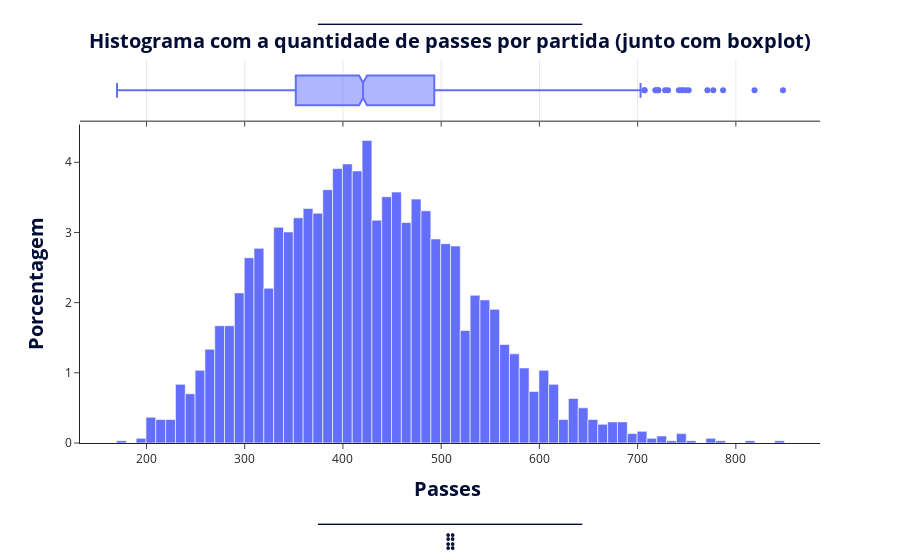

This figure's notebook cell:
### Markdown cell above
### <i> 4.4. Histograma com a quantidade de passes por partida   </i>  🧮

### Code cell
hist = px.histogram(data_frame=df_estatistica, x = 'passes', nbins=100, histnorm='percent', marginal = 'box')
hist.update_layout(
    xaxis_title= {
        'text':'<b>Passes <br>_________________________________<br>⠀',
        'font_color': '#020D36',
        'font_size':20},
    yaxis_title={
        'text':'<b>Porcentagem',
        'font_color': '#020D36',
        'font_size':20},
    title={
        'text': '<b>_________________________________<br>Histograma com a quantidade de passes por partida (junto com boxplot)',
        'x': 0.5,
        'y': 0.96,
        'font_color': '#020D36',
        'font_size':20},
    template = 'simple_white'
    
    )

### Figure 1 — Plotly figure (JSON) as saved in the notebook; plotly's stock layout.template omitted (floating-point values rounded to 4 significant figures; data arrays with more than 128 entries replaced by an {"elided": "..."} marker saying what was removed)
{"data": [{"alignmentgroup": "True", "bingroup": "x", "histnorm": "percent", "hovertemplate": "passes=%{x}<br>percent=%{y}<extra></extra>", "legendgroup": "", "marker": {"color": "#636efa", "pattern": {"shape": ""}}, "name": "", "nbinsx": 100, "offsetgroup": "", "orientation": "v", "showlegend": false, "type": "histogram", "x": {"elided": "2992 int values"}, "xaxis": "x", "yaxis": "y"}, {"alignmentgroup": "True", "hovertemplate": "passes=%{x}<extra></extra>", "legendgroup": "", "marker": {"color": "#636efa"}, "name": "", "notched": true, "offsetgroup": "", "showlegend": false, "type": "box", "x": {"elided": "2992 int values"}, "xaxis": "x2", "yaxis": "y2"}], "layout": {"barmode": "relative", "legend": {"tracegroupgap": 0}, "margin": {"t": 60}, "title": {"font": {"color": "#020D36", "size": 20}, "text": "<b>_________________________________<br>Histograma com a quantidade de passes por partida (junto com boxplot)", "x": 0.5, "y": 0.96}, "xaxis": {"anchor": "y", "domain": [0, 1], "title": {"font": {"color": "#020D36", "size": 20}, "text": "<b>Passes <br>_________________________________<br>⠀"}}, "xaxis2": {"anchor": "y2", "domain": [0, 1], "matches": "x", "showgrid": true, "showticklabels": false}, "yaxis": {"anchor": "x", "domain": [0, 0.8316], "title": {"font": {"color": "#020D36", "size": 20}, "text": "<b>Porcentagem"}}, "yaxis2": {"anchor": "x2", "domain": [0.8416, 1], "matches": "y2", "showgrid": false, "showline": false, "showticklabels": false, "ticks": ""}}}
